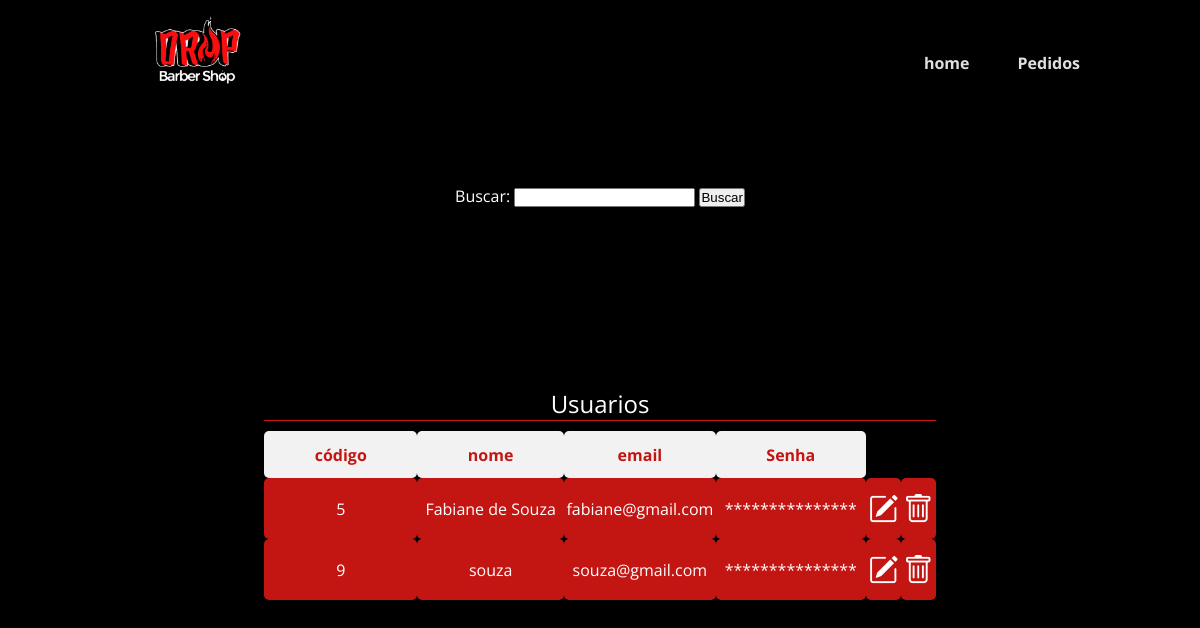
Screenshot of /administrador/lista_de_usu.php?busca=souza (signed in) with the database file from the repository.
### tables this page shows
CREATE TABLE `usuarios` (
  `codigo` int(11) NOT NULL,
  `nome` varchar(80) NOT NULL,
  `email` varchar(100) NOT NULL,
  `senha` varchar(64) NOT NULL
);

### administrador/lista_de_usu.php (the view, shortened to what this page needs)
<?php
    require '../persistencia/conexao.php';
    if(isset($_SESSION['admUser']) && !empty($_SESSION['admUser'])):
        if (isset($_GET['busca']) && !empty($_GET['busca'])) {
            $termo_busca = $_GET['busca'];
            $sql = "SELECT * FROM usuarios WHERE nome LIKE :termo OR email LIKE :termo OR codigo = :codigo";
            $stmt = $pdo->prepare($sql);
            $stmt->bindValue(':termo', "%$termo_busca%");
            $stmt->bindValue(':codigo', $termo_busca);
            $stmt->execute();
            $result = $stmt->fetchAll(PDO::FETCH_ASSOC);
        }else{
            $sql = "SELECT * FROM usuarios";
            $stmt = $pdo->prepare($sql);
            $stmt->execute();
            $result = $stmt->fetchAll(PDO::FETCH_ASSOC);
        }
?>
<!DOCTYPE html>
<html lang="pt-br">
<head>
    <link rel="stylesheet" href="estilo-pedidos.css">
    <link rel="stylesheet" href="https://use.fontawesome.com/releases/v5.8.2/css/all.css">
    <link rel="stylesheet" href="https://cdnjs.cloudflare.com/ajax/libs/font-awesome/6.2.1/css/all.min.css" />
    <link rel="stylesheet" href="https://cdn.jsdelivr.net/npm/bootstrap-icons@1.11.2/font/bootstrap-icons.min.css">
</head>
<body>
    <div class="header" id="header">
        <div class="interface">
                <div class="logotipo">
                    <img src="../img/logo.png" alt="logotipo">
                </div>
                <div class="navbar-hd" id="navbar-hd">
                    <a id="link" onclick="openSidebar()" href="homeadm.php">home</a>
                    <a id="link" onclick="openSidebar()" href="lista_de_pd.php">Pedidos</a>
                </div>
        </div>
    </div>
        <div class="buscar">
            <form method="GET" action="lista_de_usu.php">
                <label for="busca">Buscar:</label>
                <input type="text" id="busca" name="busca" oninput="buscarUsuarios()">
                <button type="submit">Buscar</button>
            </form>
        </div>
    <div class="container">
        <p>
        <?php
        if ($result) {
        ?>
             <table summary="Tabela de pedidos" border="1">
                 <caption>Usuarios</caption>
                 <thead>
                     <tr>
                         <th>código</th>
                         <th>nome</th>
                         <th>email</th>
                         <th>Senha</th>
                     </tr>
                 </thead>
                 <tbody>
                 <?php
                foreach ($result as $row) {
                    echo "<tr>";
                    echo "<td>{$row['codigo']}</td>";
                    echo "<td>{$row['nome']}</td>";
                    echo "<td>{$row['email']}</td>";
                    echo "<td>***************</td>";
                    echo "<td><button class='btn-clear'><a id='link' href='editar_usuario.php?codigo={$row['codigo']}'><i class='bi bi-pencil-square'></i></a></button></td>";
                    echo "<td><button class='btn-clear'><a id='link' href='processar_exclusao.php?codigo={$row['codigo']}'><i class='bi bi-trash'></i></a></button></td>";
                    echo "</tr>";
                }
                ?>
                 </tbody>
             </table>
             <?php
                } else {
                    echo "<p>Você ainda não tem horários agendados.</p>";
                }
             ?>
         </p>
        </div>
</body>
</html>
<?php else: header("Location: loginpageadm.php"); endif; ?>

### administrador/estilo-pedidos.css (style rules this page uses)
* { margin: 0; padding: 0; box-sizing: border-box; }
:root { --color-neutral-0: #0e0c0c; --color-neutral-10: #171717; --color-neutral-30: #a8a29e; --color-neutral-40: #f5f5f5; }
:root { --bg_color: #000000; --alt_color: #C31613; }
html { scroll-behavior: smooth; }
.interface { max-width: 1280px; margin: 0 auto; }
body { font-family: 'Open Sans', sans-serif; background-color: #000000; }
a { color: #e0e0e0; font-weight: bold; font-style: normal; text-decoration: none; display: inline-block; transform: .2s ease-in; position: relative; transition: all .5s ease; }
.header a::before { content: ' '; position: absolute; bottom: 0px; left: 0px; width: 0px; height: 2px; background-color: var(--alt_color); transition: all 1.5s ease; }
.header { background-color: #000000; padding: 0 10%; box-shadow: 2px 2px 2px 1px rgba(0, 0, 0, 0.064); }
.header > .interface { display: flex; flex-direction: row; align-items: center; justify-content: space-between; }
.navbar-hd { z-index: 2; display: flex; align-self: center; gap: 3rem; justify-content: space-between; }
.navbar-hd a { margin-bottom: -20px; }
#link { margin-top: 2px; }
.logotipo img { width: 155px; transform: none; transition: none; display: inline-block; float: none; -webkit-transform: translate3d(0, 0, 0); }
.container { padding: 10rem; display: flex; align-items: center; justify-content: center; }
table { width: 50%; border-collapse: collapse; margin-top: 20px; color: #fff; border: transparent; }
caption { font-size: 1.5em; margin-bottom: 10px; border-bottom: 1px solid #C31613; }
th { padding: 12px 50px; border-radius: 5px; }
td { padding: 12px 2px; }
tr { text-align: center; }
tr button { width: 100%; background: transparent; border: none; }
tr i { width: 100%; color: #fff; font-size: 30px; display: inherit; }
th { color: #C31613; background-color: #f2f2f2; }
td { background-color: #C31613; border-radius: 5px; transition: all 1s; }
.buscar { display: flex; align-items: center; justify-content: center; margin-top: 80px; color: #fff; }

### rows the page displays
usuarios: codigo "5", nome "Fabiane de Souza", email "fabiane@gmail.com"
usuarios: codigo "9", nome "souza", email "souza@gmail.com"
